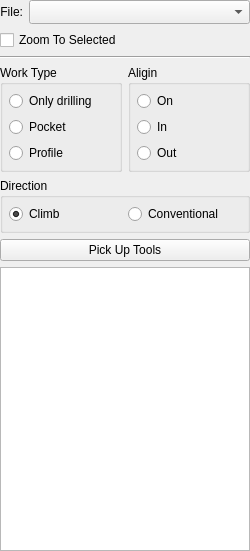
<?xml version="1.0" encoding="UTF-8"?>
<ui version="4.0">
 <class>DrillForm</class>
 <widget class="QWidget" name="DrillForm">
  <property name="geometry">
   <rect>
    <x>0</x>
    <y>0</y>
    <width>250</width>
    <height>551</height>
   </rect>
  </property>
  <property name="minimumSize">
   <size>
    <width>250</width>
    <height>0</height>
   </size>
  </property>
  <property name="windowTitle">
   <string>Form</string>
  </property>
  <layout class="QGridLayout" name="gridLayout">
   <property name="leftMargin">
    <number>0</number>
   </property>
   <property name="topMargin">
    <number>0</number>
   </property>
   <property name="rightMargin">
    <number>0</number>
   </property>
   <property name="bottomMargin">
    <number>0</number>
   </property>
   <property name="spacing">
    <number>6</number>
   </property>
   <item row="8" column="0" colspan="2">
    <widget class="QTableView" name="toolTable"/>
   </item>
   <item row="3" column="0" colspan="2">
    <widget class="QCheckBox" name="chbxZoomToSelected">
     <property name="text">
      <string>Zoom To Selected</string>
     </property>
    </widget>
   </item>
   <item row="5" column="0" colspan="2">
    <layout class="QHBoxLayout" name="horizontalLayout_4">
     <property name="topMargin">
      <number>0</number>
     </property>
     <item>
      <widget class="QGroupBox" name="groupBox">
       <property name="title">
        <string>Work Type</string>
       </property>
       <layout class="QVBoxLayout" name="verticalLayout_4">
        <property name="leftMargin">
         <number>6</number>
        </property>
        <property name="topMargin">
         <number>6</number>
        </property>
        <property name="rightMargin">
         <number>6</number>
        </property>
        <property name="bottomMargin">
         <number>6</number>
        </property>
        <item>
         <widget class="QRadioButton" name="rb_drilling">
          <property name="text">
           <string>Only drilling</string>
          </property>
         </widget>
        </item>
        <item>
         <widget class="QRadioButton" name="rb_pocket">
          <property name="text">
           <string>Pocket</string>
          </property>
         </widget>
        </item>
        <item>
         <widget class="QRadioButton" name="rb_profile">
          <property name="text">
           <string>Profile</string>
          </property>
         </widget>
        </item>
       </layout>
      </widget>
     </item>
     <item>
      <widget class="QGroupBox" name="grbxSide">
       <property name="title">
        <string>Aligin</string>
       </property>
       <layout class="QVBoxLayout" name="verticalLayout">
        <property name="leftMargin">
         <number>6</number>
        </property>
        <property name="topMargin">
         <number>6</number>
        </property>
        <property name="rightMargin">
         <number>6</number>
        </property>
        <property name="bottomMargin">
         <number>6</number>
        </property>
        <item>
         <widget class="QRadioButton" name="rb_on">
          <property name="text">
           <string>On</string>
          </property>
         </widget>
        </item>
        <item>
         <widget class="QRadioButton" name="rb_in">
          <property name="text">
           <string>In</string>
          </property>
         </widget>
        </item>
        <item>
         <widget class="QRadioButton" name="rb_out">
          <property name="text">
           <string>Out</string>
          </property>
         </widget>
        </item>
       </layout>
      </widget>
     </item>
    </layout>
   </item>
   <item row="1" column="0">
    <widget class="QLabel" name="label_3">
     <property name="sizePolicy">
      <sizepolicy hsizetype="Fixed" vsizetype="Preferred">
       <horstretch>0</horstretch>
       <verstretch>0</verstretch>
      </sizepolicy>
     </property>
     <property name="text">
      <string>File:</string>
     </property>
     <property name="alignment">
      <set>Qt::AlignRight|Qt::AlignTrailing|Qt::AlignVCenter</set>
     </property>
    </widget>
   </item>
   <item row="7" column="0" colspan="2">
    <widget class="QPushButton" name="pbPickUpTools">
     <property name="text">
      <string>Pick Up Tools</string>
     </property>
    </widget>
   </item>
   <item row="6" column="0" colspan="2">
    <widget class="QGroupBox" name="grbxDirection">
     <property name="title">
      <string>Direction</string>
     </property>
     <layout class="QHBoxLayout" name="horizontalLayout">
      <property name="leftMargin">
       <number>6</number>
      </property>
      <property name="topMargin">
       <number>6</number>
      </property>
      <property name="rightMargin">
       <number>6</number>
      </property>
      <property name="bottomMargin">
       <number>6</number>
      </property>
      <item>
       <widget class="QRadioButton" name="rbClimb">
        <property name="text">
         <string>Climb</string>
        </property>
        <property name="checked">
         <bool>true</bool>
        </property>
       </widget>
      </item>
      <item>
       <widget class="QRadioButton" name="rbConventional">
        <property name="text">
         <string>Conventional</string>
        </property>
       </widget>
      </item>
     </layout>
    </widget>
   </item>
   <item row="1" column="1">
    <widget class="QComboBox" name="cbxFile">
     <property name="sizeAdjustPolicy">
      <enum>QComboBox::AdjustToMinimumContentsLengthWithIcon</enum>
     </property>
    </widget>
   </item>
   <item row="4" column="0" colspan="2">
    <widget class="Line" name="line">
     <property name="orientation">
      <enum>Qt::Horizontal</enum>
     </property>
    </widget>
   </item>
  </layout>
 </widget>
 <resources/>
 <connections/>
</ui>
